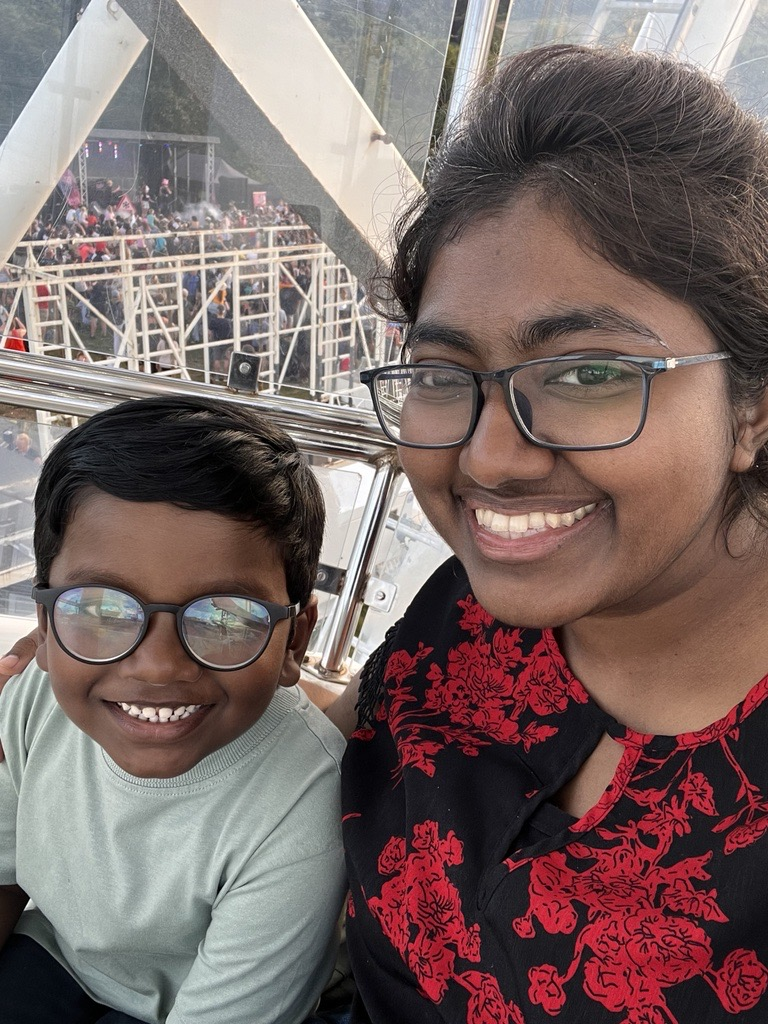
#> input picture Interface_Plugins/Lower_layer/Workspace_Understanding/Images/0.jpg, 768 x 1024 px, given in place of 0.jpeg, which was not available
$ python Face_Detection.py
#> lines starting #> are read from the running program, lines starting #| are printed output that depends on the picture; after the words box and inside, x2 and y2 are one past the last pixel; in counts of white or black regions, pixels touching at a corner belong together
### Python test for Photo's data extraction
import cv2
import sys


class WS_Understanding(object):

    def __init__(self):
        # Loading paths from photos
        self.photoPath = "Images/0.jpeg"
        self.cascPath = "haarcascades/haarcascade_frontalface_default.xml"

    def Create_Cascade(self):
        # Creating the haar cascade
        self.faceCascade = cv2.CascadeClassifier(self.cascPath)
        self.Image_Reading()

    def Image_Reading(self):
        # Reading the image using CV2
        self.image = cv2.imread(self.photoPath)
#> self.image is the input picture: shape (1024, 768, 3); mean B, G, R 101.8, 104.3, 122.3
        self.gray = cv2.cvtColor(self.image, cv2.COLOR_BGR2GRAY)
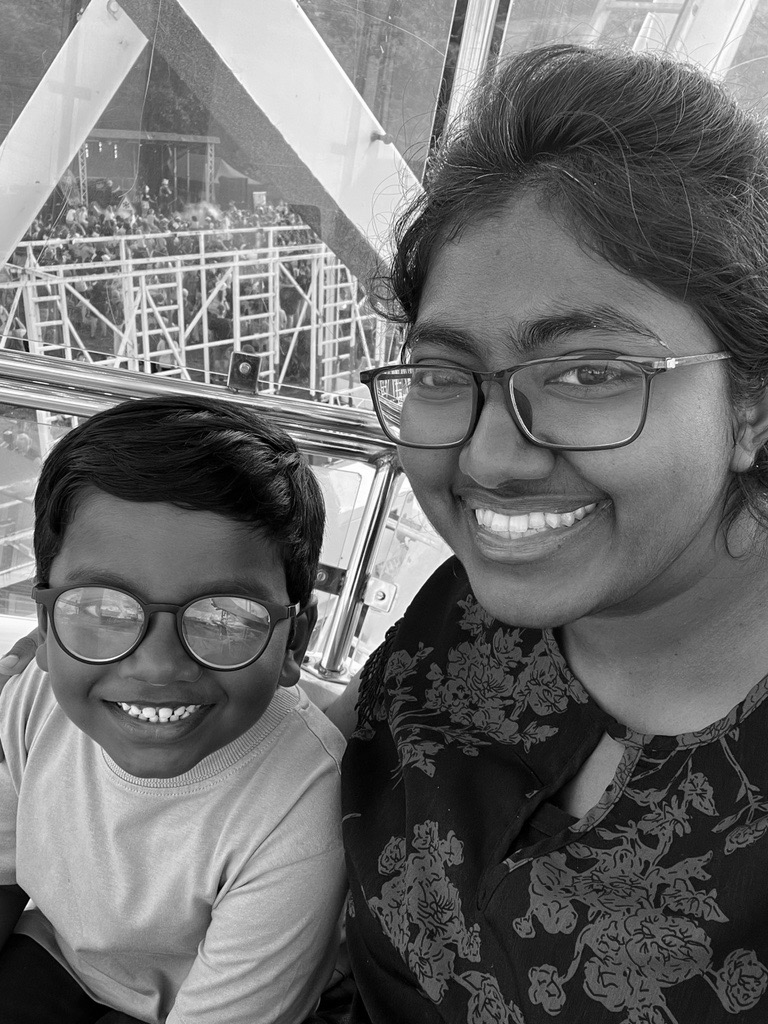
#> self.gray: shape (1024, 768); min 0, max 255, mean 109.4

    def Face_Detection(self):
        self.faces = self.faceCascade.detectMultiScale(
            self.gray,
            scaleFactor=1.3,
            minNeighbors=2,
            minSize=(10, 10))
#> self.faces = ()

        print("Found {0} faces!".format(len(self.faces)))
#| Found 0 faces!

        # Draw a rectangle around the faces
        for (x, y, w, h) in self.faces:
            cv2.rectangle(self.image, (x, y), (x + w, y + h), (0, 255, 0), 2)
#> this loop made 0 passes

    def Display_DetectedFaces(self):
        cv2.imshow("Faces foud", self.image)
        cv2.waitKey(0)


def main():
    FaceDetect = WS_Understanding()
    FaceDetect.Create_Cascade()
    FaceDetect.Face_Detection()
    FaceDetect.Display_DetectedFaces()


A = main()

$ run again, with Interface_Plugins/Lower_layer/Workspace_Understanding/Images/00.jpg copied over Interface_Plugins/Lower_layer/Workspace_Understanding/Images/0.jpg
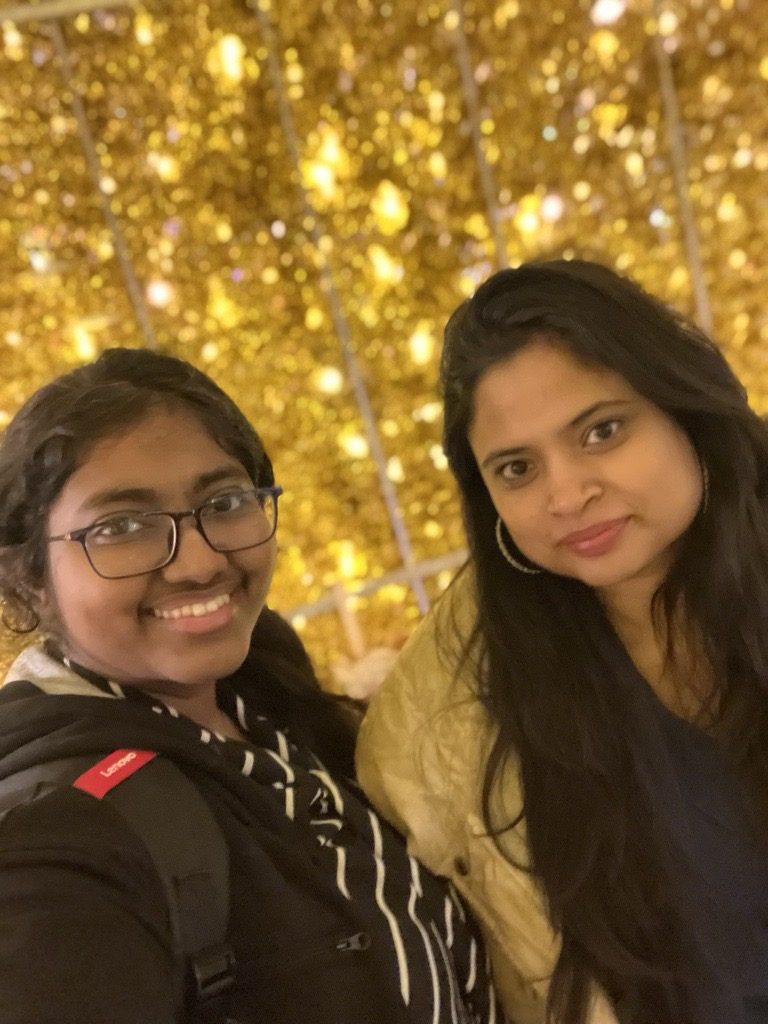
#> input picture Interface_Plugins/Lower_layer/Workspace_Understanding/Images/00.jpg, 768 x 1024 px, given in place of 0.jpeg, which was not available
#> in Image_Reading, self.image is the input picture: shape (1024, 768, 3); mean B, G, R 46.1, 94.7, 125.4
#> in Image_Reading, `self.gray = cv2.cvtColor(self.image, cv2.COLOR_BGR2GRAY)`:
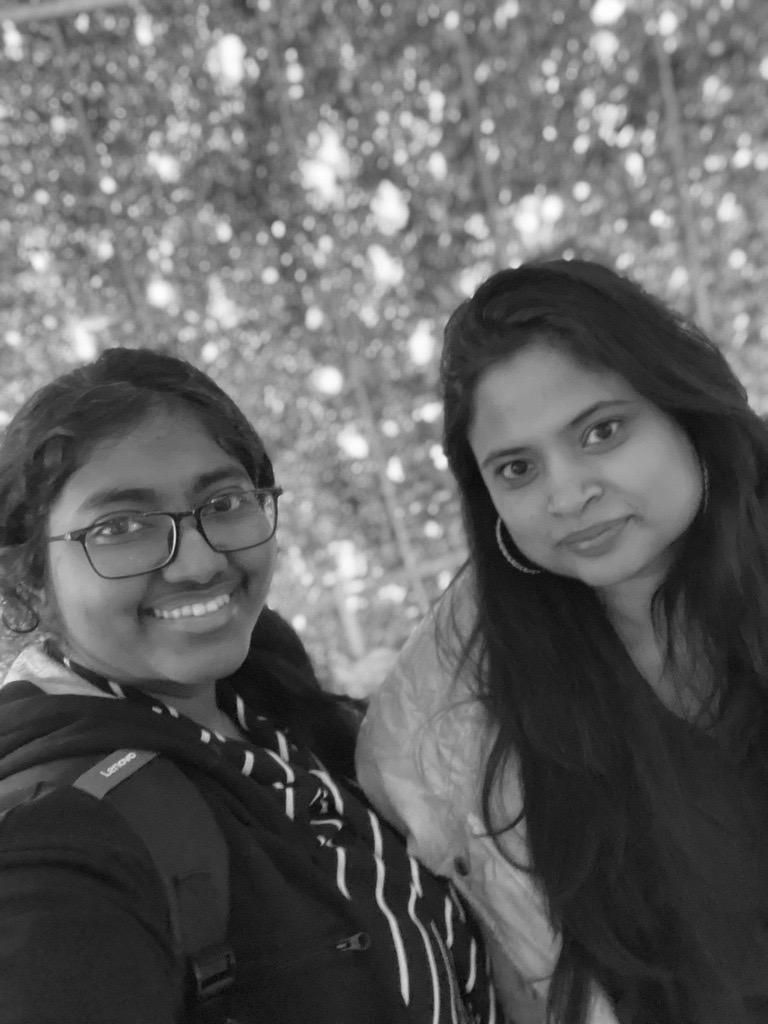
#> self.gray: shape (1024, 768); min 2, max 255, mean 98.4
#> self.faces = [[448, 703, 47, 47], [435, 355, 247, 247]]
#| Found 2 faces!
#> the loop in Face_Detection, `for (x, y, w, h) in self.faces:` made 2 passes
#> after the loop in Face_Detection, `for (x, y, w, h) in self.faces:`:
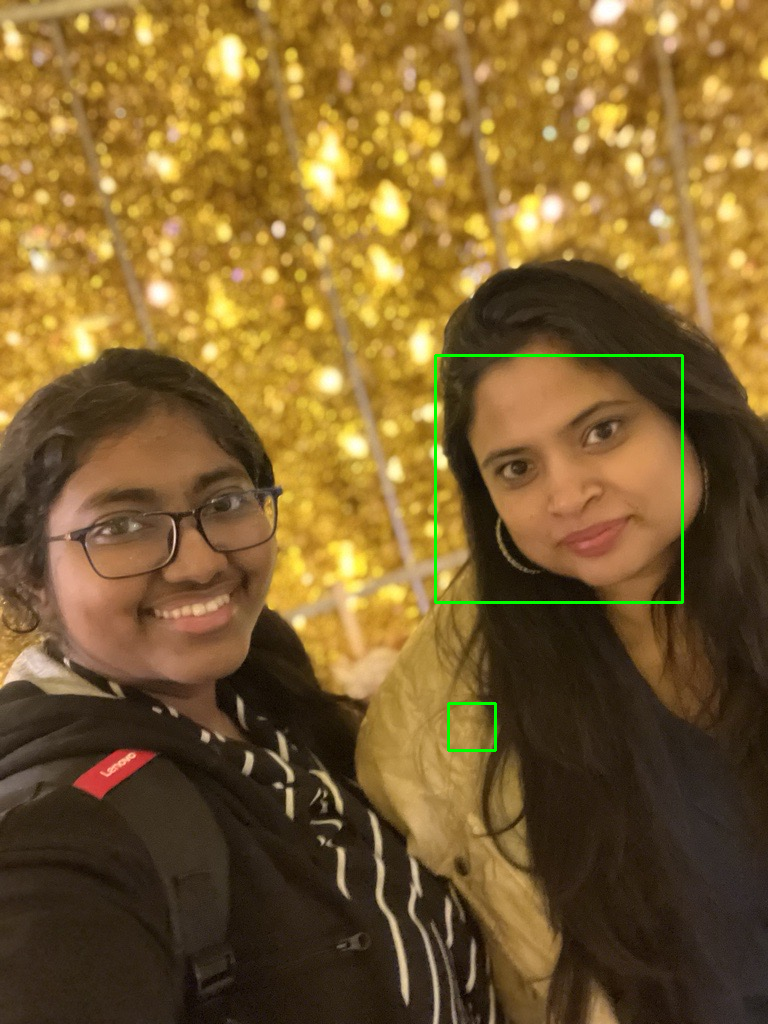
#> self.image: shape (1024, 768, 3); 0.45% of pixels changed, all inside (x1, y1, x2, y2) = (434, 354, 684, 752)

$ run again, with Interface_Plugins/Lower_layer/Workspace_Understanding/Images/111110.jpg copied over Interface_Plugins/Lower_layer/Workspace_Understanding/Images/0.jpg
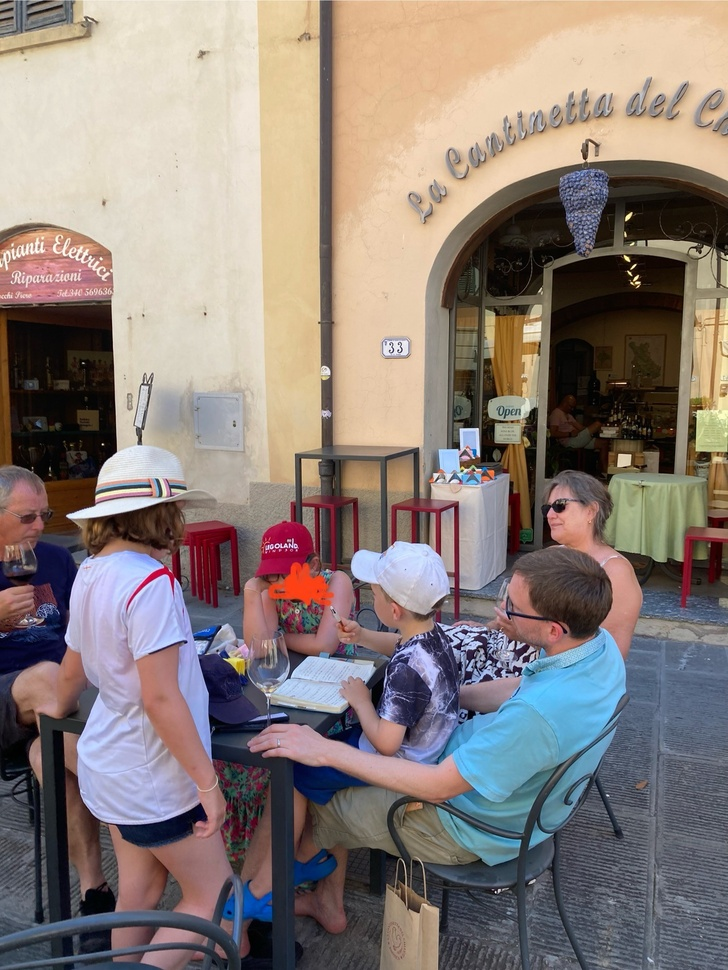
#> input picture Interface_Plugins/Lower_layer/Workspace_Understanding/Images/111110.jpg, 728 x 970 px, shrunk from 1576 x 2100 before the run, given in place of 0.jpeg, which was not available
#> in Image_Reading, self.image is the input picture: shape (970, 728, 3); mean B, G, R 121, 126.3, 138.2
#> in Image_Reading, `self.gray = cv2.cvtColor(self.image, cv2.COLOR_BGR2GRAY)`:
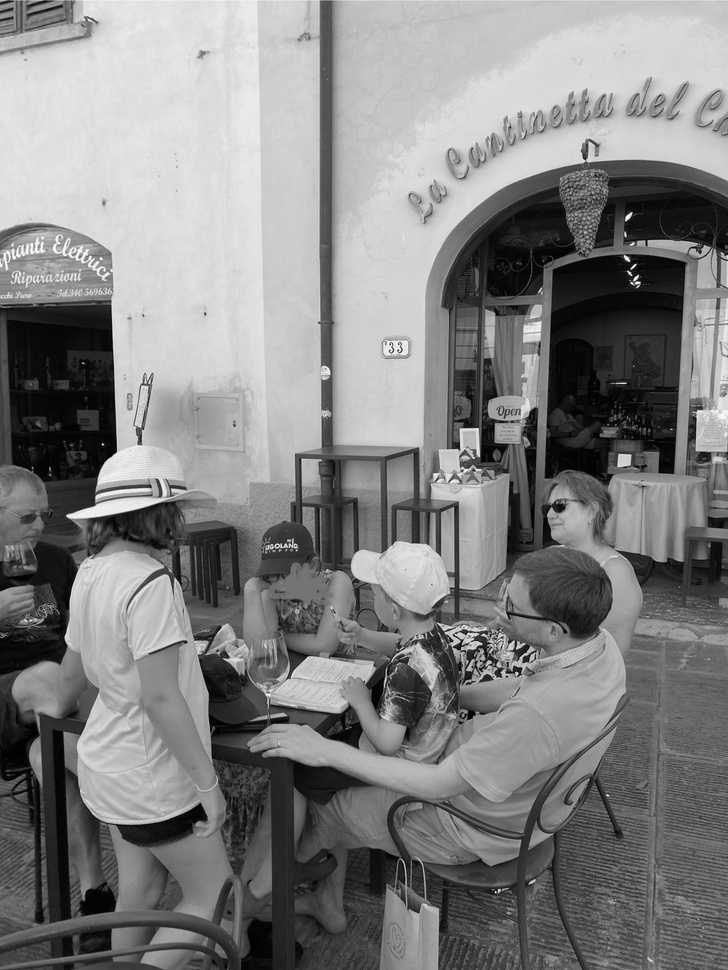
#> self.gray: shape (970, 728); min 0, max 254, mean 129.3
#> self.faces = [[522, 488, 56, 56], [554, 188, 53, 53]]
#| Found 2 faces!
#> the loop in Face_Detection, `for (x, y, w, h) in self.faces:` made 2 passes
#> after the loop in Face_Detection, `for (x, y, w, h) in self.faces:`:
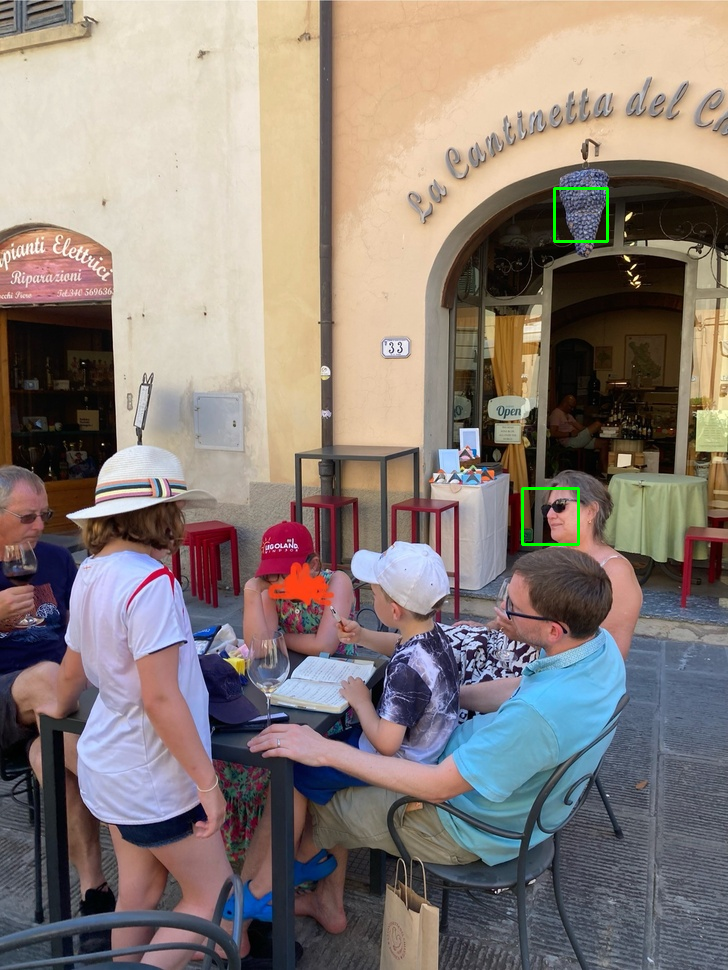
#> self.image: shape (970, 728, 3); 0.18% of pixels changed, all inside (x1, y1, x2, y2) = (521, 187, 609, 546)

$ run again, with Interface_Plugins/Lower_layer/Workspace_Understanding/Images/1111111111.jpg copied over Interface_Plugins/Lower_layer/Workspace_Understanding/Images/0.jpg
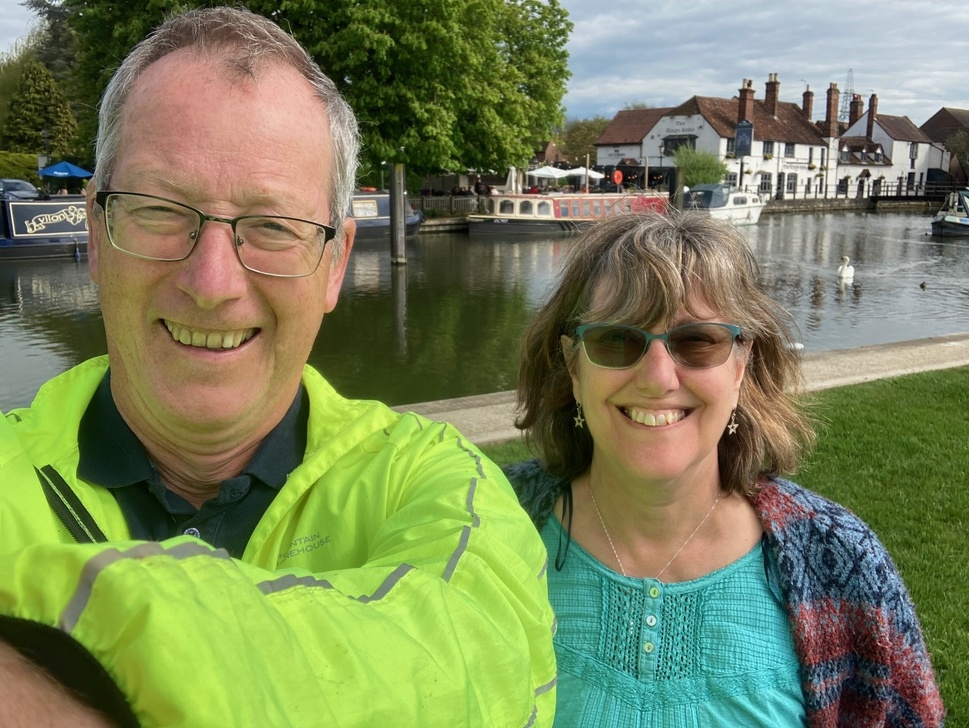
#> input picture Interface_Plugins/Lower_layer/Workspace_Understanding/Images/1111111111.jpg, 969 x 728 px, shrunk from 1544 x 1160 before the run, given in place of 0.jpeg, which was not available
#> in Image_Reading, self.image is the input picture: shape (728, 969, 3); mean B, G, R 89.7, 131.3, 121.1
#> in Image_Reading, `self.gray = cv2.cvtColor(self.image, cv2.COLOR_BGR2GRAY)`:
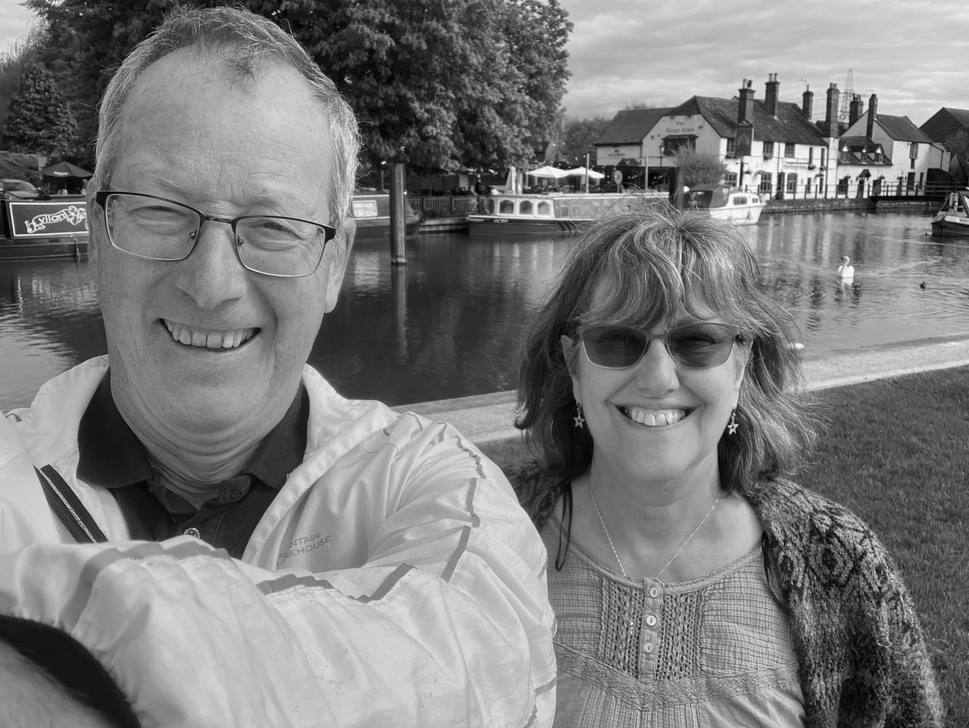
#> self.gray: shape (728, 969); min 0, max 254, mean 123.5
#> self.faces = [[738, 162, 29, 29], [563, 271, 196, 196], [63, 108, 301, 301]]
#| Found 3 faces!
#> the loop in Face_Detection, `for (x, y, w, h) in self.faces:` made 3 passes
#> after the loop in Face_Detection, `for (x, y, w, h) in self.faces:`:
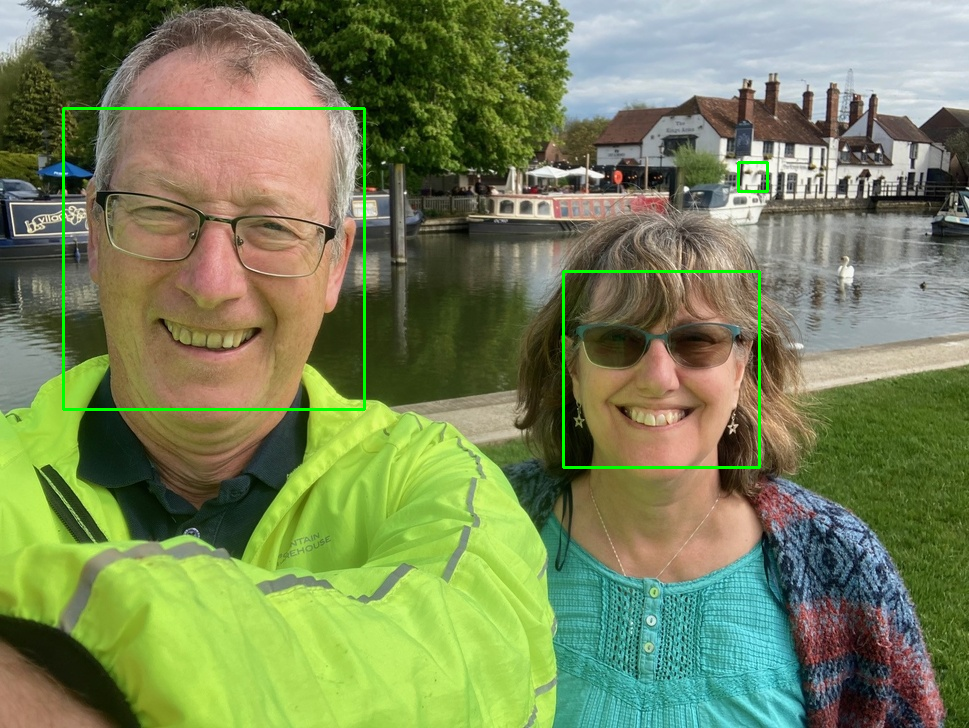
#> self.image: shape (728, 969, 3); 0.89% of pixels changed, all inside (x1, y1, x2, y2) = (62, 107, 769, 469)
